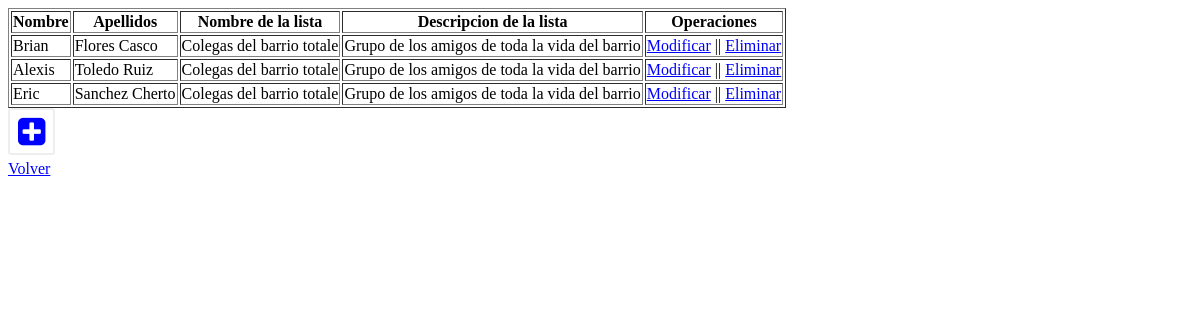
The page /gestionarcontactos.php (signed in) on the database as committed earlier.
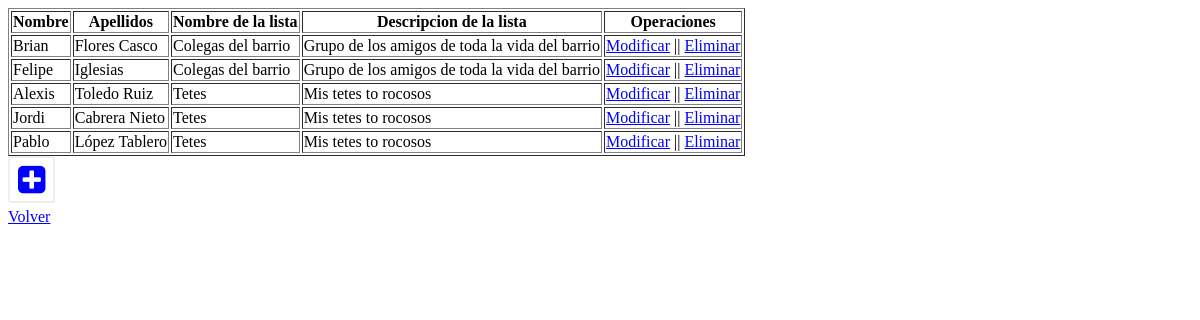
The same page on the database as committed later.
### tables this page shows
CREATE TABLE IF NOT EXISTS `contacto` (
`id_contacto` int(11) NOT NULL,
  `nombre_contacto` varchar(20) DEFAULT NULL,
  `apellidos_contacto` varchar(40) DEFAULT NULL,
  `id_ubicacion` int(11) DEFAULT NULL,
  `id_lista` int(11) DEFAULT NULL
);

CREATE TABLE IF NOT EXISTS `lista` (
`id_lista` int(11) NOT NULL,
  `id_usuario` int(11) DEFAULT NULL,
  `nombre_lista` varchar(30) DEFAULT NULL,
  `descripcion_lista` text
);

### gestionarcontactos.php (the view, shortened to what this page needs)
<!DOCTYPE html>
<html>
	<head>
	    <link rel="stylesheet" href="https://maxcdn.bootstrapcdn.com/font-awesome/4.4.0/css/font-awesome.min.css">
	</head>
	<body>
		<?php
			$con = mysqli_connect('localhost','root','DAW22015','bd_mycontacts');
			$sql = "SELECT * FROM contacto, lista, usuario WHERE `contacto`.`id_lista` = `lista`.`id_lista` AND `lista`.`id_usuario` = '$_SESSION[id]' AND `usuario`.`mail_usuario` = '$_SESSION[mail]'";
			$datos = mysqli_query($con, $sql);
			?>
			<table border>
				<tr>
					<th>Nombre</th>
					<th>Apellidos</th>
					<th>Nombre de la lista</th>
					<th>Descripcion de la lista</th>
					<th>Operaciones</th>
				</tr>
				<?php
				while ($prod = mysqli_fetch_array($datos)){
					echo utf8_encode("<td>$prod[nombre_contacto]");
					echo utf8_encode("</td><td>$prod[apellidos_contacto]");
					echo utf8_encode("</td><td>$prod[nombre_lista]");
					echo utf8_encode("</td><td>$prod[descripcion_lista]</td><td>");
					echo "<a href='modificarContacto.php?idCont=$prod[id_contacto]'>Modificar</a>";
					echo " || <a href='eliminarContacto.php?idCont=$prod[id_contacto]'>Eliminar</i></a>";
					echo "</td></tr>";
				}
				?>
			</table>
			<a href="insertContacto.php"><i class='fa fa-plus-square fa-2x fa-pull-left fa-border'></i></a>
		<br/><br/>
		<p><a href="principal.php">Volver</a></p>
	</body>
</html>

Rows that differ between the two databases and show on the page:
removed contacto: nombre_contacto "Eric", apellidos_contacto "Sanchez Cherto", id_lista.nombre_lista "Colegas del barrio totale", id_lista.descripcion_lista "Grupo de los amigos de toda la vida del barrio"
changed through a linked row, contacto "Brian": id_lista.nombre_lista "Colegas del barrio totale" → "Colegas del barrio"
now on this page (row edited): contacto: nombre_contacto "Felipe", apellidos_contacto "Iglesias", id_lista.nombre_lista "Colegas del barrio", id_lista.descripcion_lista "Grupo de los amigos de toda la vida del barrio"
changed contacto "Alexis": id_lista.nombre_lista "Colegas del barrio totale" → "Tetes"; id_lista.descripcion_lista "Grupo de los amigos de toda la vida del barrio" → "Mis tetes to rocosos"
now on this page (row edited): contacto: nombre_contacto "Jordi", apellidos_contacto "Cabrera Nieto", id_lista.nombre_lista "Tetes", id_lista.descripcion_lista "Mis tetes to rocosos"
added contacto: nombre_contacto "Pablo", apellidos_contacto "López Tablero", id_lista.nombre_lista "Tetes", id_lista.descripcion_lista "Mis tetes to rocosos"
